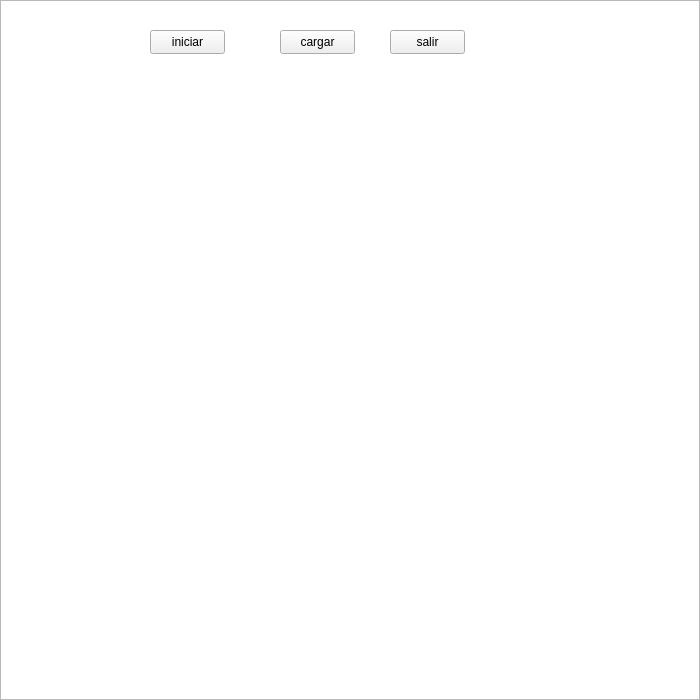
<?xml version="1.0" encoding="UTF-8"?>
<ui version="4.0">
 <class>Menu2</class>
 <widget class="QWidget" name="Menu2">
  <property name="geometry">
   <rect>
    <x>0</x>
    <y>0</y>
    <width>700</width>
    <height>700</height>
   </rect>
  </property>
  <property name="windowTitle">
   <string>Form</string>
  </property>
  <widget class="QGraphicsView" name="graphicsView">
   <property name="geometry">
    <rect>
     <x>0</x>
     <y>0</y>
     <width>700</width>
     <height>700</height>
    </rect>
   </property>
  </widget>
  <widget class="QPushButton" name="B_iniciar">
   <property name="geometry">
    <rect>
     <x>150</x>
     <y>30</y>
     <width>75</width>
     <height>24</height>
    </rect>
   </property>
   <property name="text">
    <string>iniciar</string>
   </property>
  </widget>
  <widget class="QPushButton" name="B_cargar">
   <property name="geometry">
    <rect>
     <x>280</x>
     <y>30</y>
     <width>75</width>
     <height>24</height>
    </rect>
   </property>
   <property name="text">
    <string>cargar</string>
   </property>
  </widget>
  <widget class="QPushButton" name="B_salir">
   <property name="geometry">
    <rect>
     <x>390</x>
     <y>30</y>
     <width>75</width>
     <height>24</height>
    </rect>
   </property>
   <property name="text">
    <string>salir</string>
   </property>
  </widget>
 </widget>
 <resources/>
 <connections/>
</ui>
